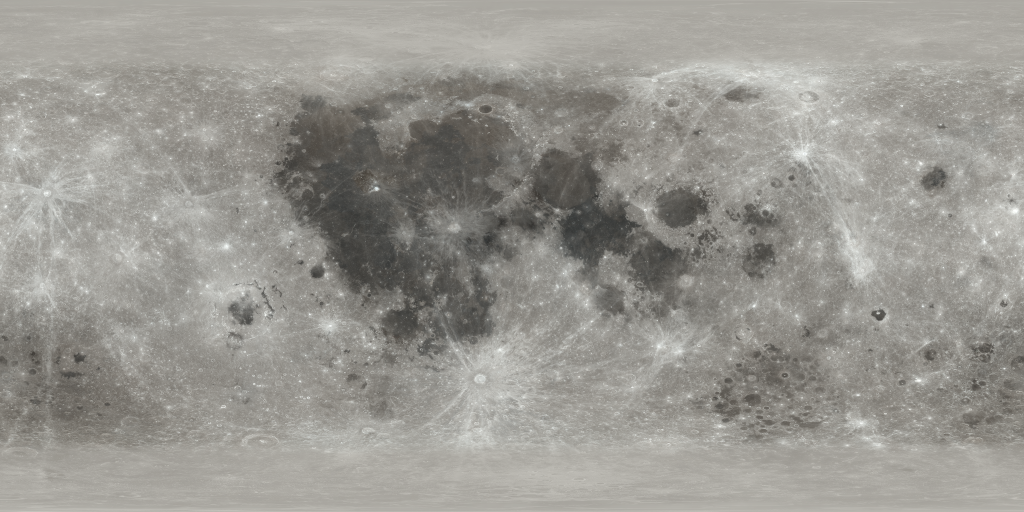
#> input picture assets/raw/moon_color_2k.tif, 2048 x 1024 px (shown at 1/2 size); its folder holds 4 pictures in this run
$ python prepare_assets.py
#> lines starting #> are read from the running program, lines starting #| are printed output that depends on the picture
"""Normalise the raw planetary data into 2:1 north-up textures and
millimetre-scale relief fields used by the pen-cup builder."""
from __future__ import annotations

from pathlib import Path

import numpy as np
import pandas as pd
from PIL import Image, ImageFilter
from scipy import ndimage

Image.MAX_IMAGE_PIXELS = None
ROOT = Path(__file__).resolve().parents[1]
RAW = ROOT / "assets/raw"
OUT = ROOT / "assets/processed"
OUT.mkdir(parents=True, exist_ok=True)
DOCS = ROOT / "docs"
DOCS.mkdir(exist_ok=True)

SIZE = (2048, 1024)


def save_rgb(a: np.ndarray, name: str) -> None:
    if a.dtype != np.uint8:
        a = np.clip(a, 0, 255).astype(np.uint8)
    Image.fromarray(a, "RGB").resize(SIZE, Image.LANCZOS).save(OUT / name)


def save_height(h: np.ndarray, name: str) -> None:
    h = np.array(Image.fromarray(h.astype(np.float32), mode="F").resize(SIZE, Image.BICUBIC))
    np.save(OUT / name, h)
    lo, hi = np.percentile(h, [1, 99])
    g = np.clip((h - lo) / max(hi - lo, 1e-9), 0, 1)
    Image.fromarray((g * 255).astype(np.uint8)).resize(SIZE, Image.LANCZOS).save(
        DOCS / name.replace(".npy", "_preview.png")
    )


def norm01(a: np.ndarray, lo: float | None = None, hi: float | None = None) -> np.ndarray:
    if lo is None or hi is None:
        lo, hi = np.percentile(a, [1, 99])
    return np.clip((a - lo) / max(hi - lo, 1e-9), 0, 1)


def prep_moon() -> None:
    color = np.array(Image.open(RAW / "moon_color_2k.tif").convert("RGB"))
#> color is the input picture: shape (1024, 2048, 3); mean R, G, B 152.6, 150.7, 144.9
    dem = np.array(Image.open(RAW / "moon_dem_1440.tif"), dtype=np.float32)  # km
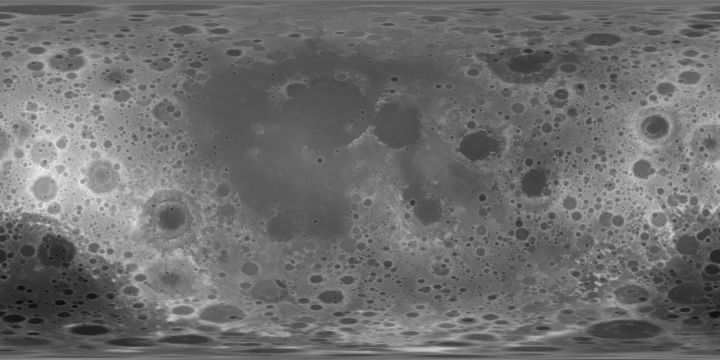
#> input picture assets/raw/moon_dem_1440.tif, 1440 x 720 px (shown at 1/2 size)
#> dem is the input picture: shape (720, 1440) float32; min -8.88, max 10.5, mean -0.519
    assert dem.shape == (720, 1440)
    # LOLA DEM is north-up, 0.25 deg/px, centred on 0 longitude.
    save_rgb(color, "moon_color.png")
    t = norm01(dem, -6.5, 7.0)
#> in norm01, `return np.clip((a - lo) / max(hi - lo, 1e-9), 0, 1)`:
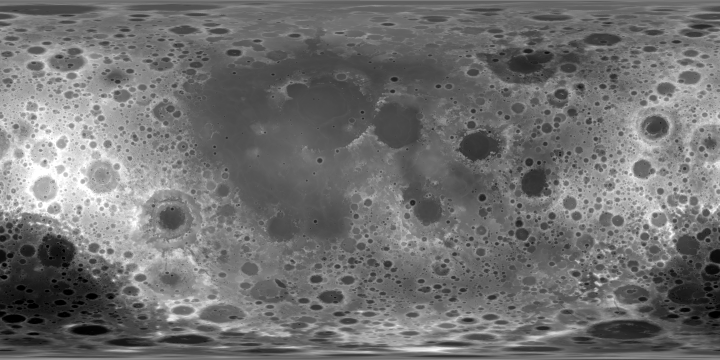
#> returned value: shape (720, 1440) float32 (shown at 1/2 size); min 0, max 1, mean 0.443
    relief = 0.22 + 1.55 * t**1.05
    relief = ndimage.gaussian_filter(relief, 0.9)
    save_height(relief, "moon_height.npy")
#> in save_height, `lo, hi = np.percentile(h, [1, 99])`: lo = 0.348; hi = 1.59
#> in save_height, `g = np.clip((h - lo) / max(hi - lo, 1e-9), 0, 1)`:
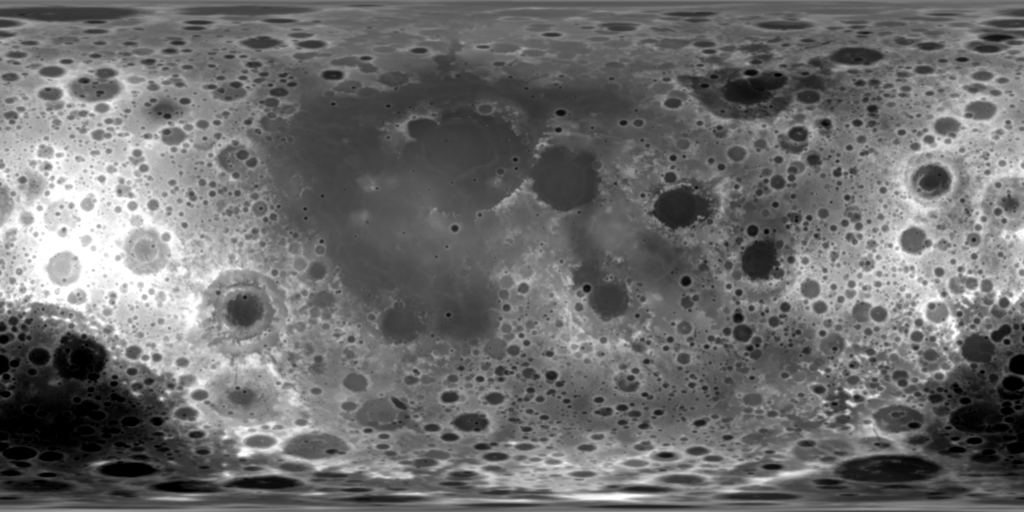
#> g: shape (1024, 2048) float32 (shown at 1/2 size); min 0, max 1, mean 0.428
    print("moon relief", relief.min(), relief.max(), relief.shape)
#| moon relief 0.22 1.77 (720, 1440)


def prep_earth() -> None:
    color = np.array(Image.open(RAW / "earth_blue_marble_1920.png").convert("RGB"))
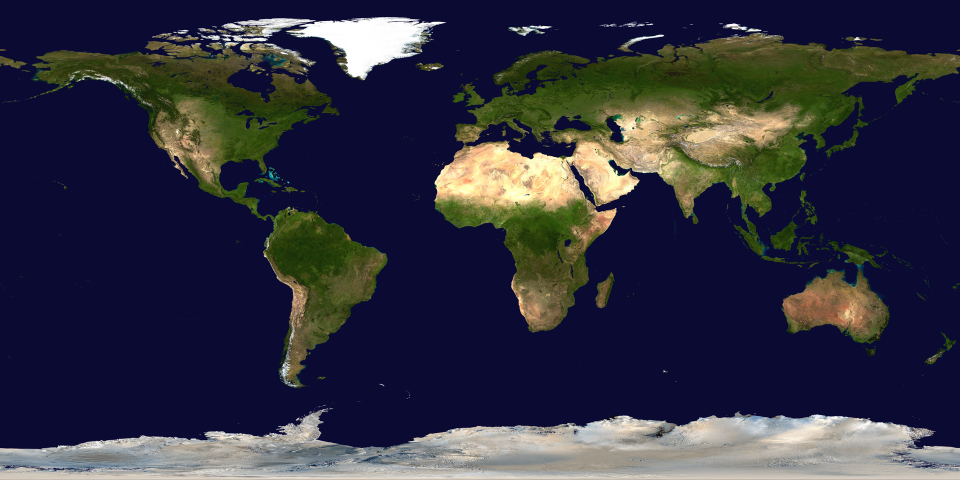
#> input picture assets/raw/earth_blue_marble_1920.png, 1920 x 960 px (shown at 1/2 size)
#> color is the input picture: shape (960, 1920, 3); mean R, G, B 49.3, 49.7, 65.4
    save_rgb(color, "earth_color.png")
#> call 2 of save_rgb, with name = 'earth_color.png'
#> in save_rgb (call 2), `Image.fromarray(a, "RGB").resize(SIZE, Image.LANCZOS).save(OUT / name)`:
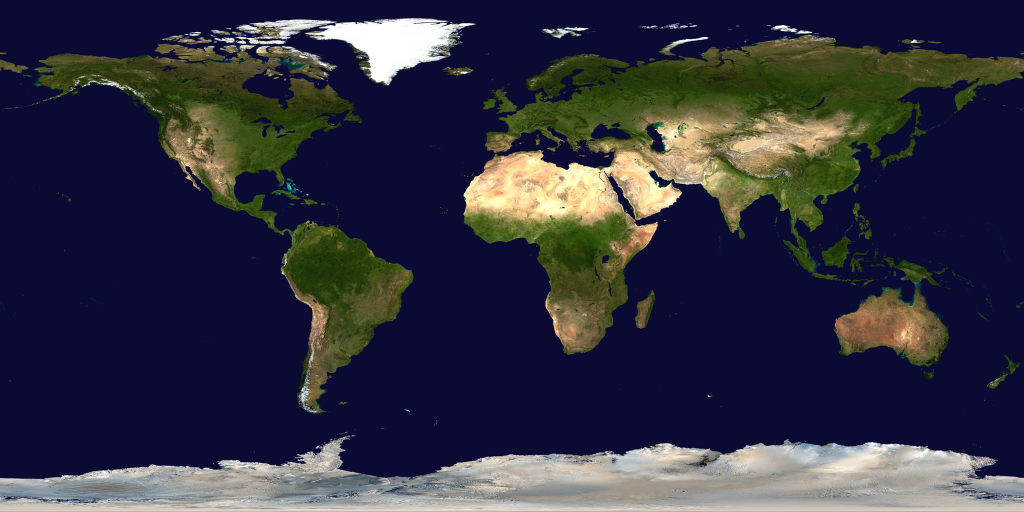
#> saved as earth_color.png: PIL image 2048x1024 RGB (shown at 1/2 size); mean R, G, B 49.3, 49.7, 65.4
#> (the run stopped early here; a loop or call above may not have finished)
